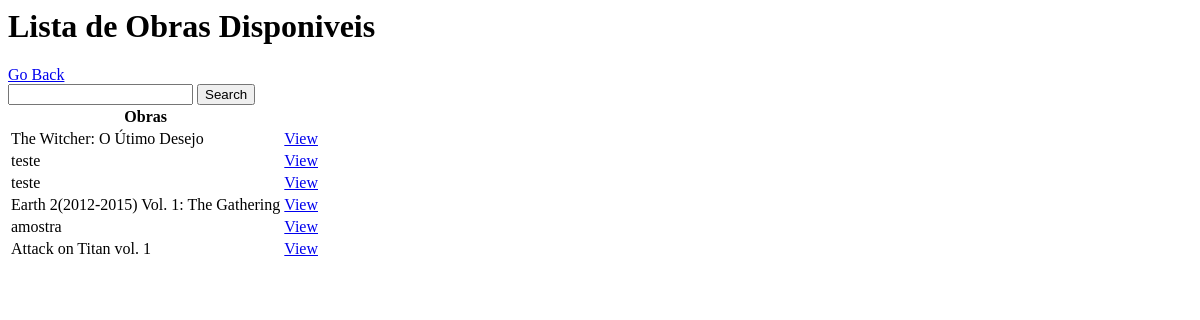
Before: /user/works/ (signed in) with the older database file.
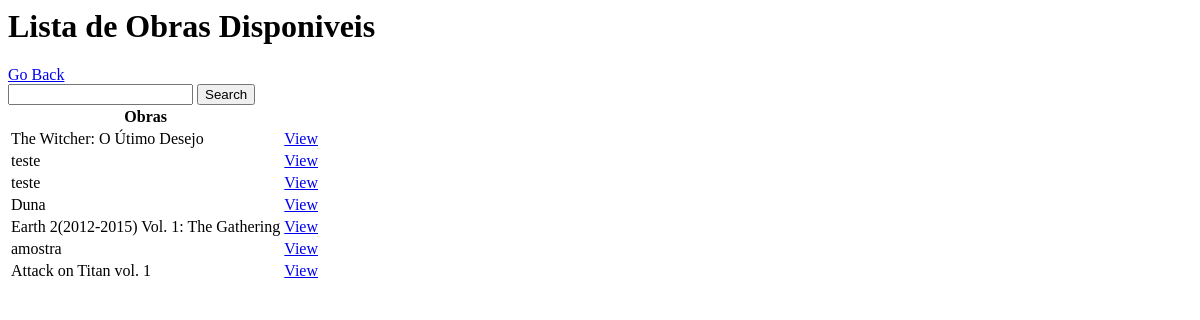
After: the same page with the newer database file.
### base/models.py (models this page shows, shortened)
class Work(models.Model):
    title = models.CharField(max_length=200, null=True, blank=True)
    author = models.CharField(max_length=200, null=True, blank=True)
    description = models.TextField(null=True, blank=True)
    page_number = models.IntegerField(null=True, blank=True)
    genre = models.CharField(max_length=200, null=True, blank=True)
    kind = models.CharField(max_length=100, blank=True)
    image = models.ImageField(upload_to='imagens/', null=True, blank=True)
    class Meta:
        ordering = ['kind']

### base/views.py (the view)
# urls.py: path('user/works/', WorkList.as_view(), name='works'),
class WorkList(LoginRequiredMixin, ListView):
    model = Work
    context_object_name = 'works'
    def get_context_data(self, **kwargs):
        context = super().get_context_data(**kwargs)
        search_input = self.request.GET.get('search-area') or ''
        if search_input:
            context['works'] = context['works'].filter(title__startswith=search_input)
        context['search_input'] = search_input
        return context

### base/templates/base/work_list.html
<h1>Lista de Obras Disponiveis</h1>
<a href="{% url 'challenges' %}">Go Back</a>
<form method="GET">
    <input type="text" name="search-area" value="{{search_input}}">
    <input type="submit" value="Search">
<table>
    <tr>
        <th>Obras</th>
        <th></th>
        <th></th>
    </tr>
    {% for work in works %}
    <tr>
        <td>{{work.title}}</td>
        <td><a href="{% url 'work' work.id %}">View</a></td>
    </tr>
    {% empty %}
    <h3>No items in list</h3>
    {% endfor %}
</table>

Changed rows visible on the page:
added Work: title "Duna"
